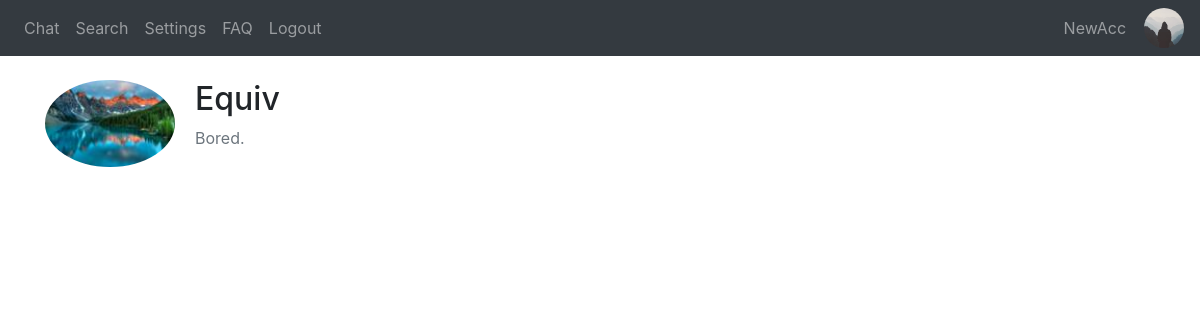
Page /profile/Equiv (signed in) on the committed database.
### website/models.py (models this page shows)
class User(db.Model, UserMixin):
    username = db.Column(db.String(150), unique=True)
    password = db.Column(db.String(150))
    answer = db.Column(db.String(150)) # security word
    question = db.Column(db.String(150)) # security question
    first_name = db.Column(db.String(150))
    status = db.Column(db.String(150))
    messages = db.relationship('Message')
    friends_list = db.relationship('Friend')
    id = db.Column(db.Integer, primary_key=True)
    name = db.Column(db.String(20))
    groups = db.relationship('Group', secondary=user_groups, backref=db.backref('members', lazy='dynamic'))
    image_file = db.Column(db.String(20), nullable=False, default='default.jpg')

### website/views.py (the view)
@views.route('/profile/<string:username>', methods=['GET', 'POST'])
@login_required
def other_profile(username):
    user = User.query.filter(User.username == username).first_or_404()
    if user:
        image_file = url_for('static', filename='profile_pics/' + user.image_file)
    if request.method == 'POST':
        user.username = request.form['username']
        try:
            db.session.commit()
            return redirect('/')
        except:
            return 'There was an issue updating your task'
    else:
        return render_template('other_profile.html', user=user, image_file=image_file)

### website/__init__.py (called while the page is built)
def create_app():
    app = Flask(__name__)
    app.config['SECRET_KEY'] = 'wadkjwlajda'
    app.config['SQLALCHEMY_DATABASE_URI'] = f'sqlite:///{DB_NAME}'
    db.init_app(app)
    from .views import views
    from .auth import auth
    from .group_views import group_views
    app.register_blueprint(views, url_prefix='/')
    app.register_blueprint(auth, url_prefix='/')
    app.register_blueprint(group_views, url_prefix='/')
    from .models import User, Message
    create_database(app)
    login_manager = LoginManager()
    login_manager.login_view = 'auth.login'
    login_manager.init_app(app)
    @login_manager.user_loader
    def load_user(id):
        return User.query.get(int(id))
    return app

### website/templates/other_profile.html
{% extends "base.html" %}
{% block content %}
<div class="content-section">
  <div class="media">
    <div align="center"><img style="width:130px" class="rounded-circle account-img" src="{{ image_file }}"></div>
    <div style="padding-left: 20px" class="media-body">
      <h2 class="account-heading">{{ user.username }}</h2>
      <p class="text-secondary">{{ user.status }}</p>
    </div>
  </div>
{% endblock %}

### website/templates/base.html (shortened to what this page needs)
<!DOCTYPE html>
<html>
  <head>
    <link
      rel="stylesheet"
      href="https://stackpath.bootstrapcdn.com/bootstrap/4.4.1/css/bootstrap.min.css"
    />
    <link
      rel="stylesheet"
      href="https://stackpath.bootstrapcdn.com/font-awesome/4.7.0/css/font-awesome.min.css"
    />
  </head>
  <body>
    <nav class="navbar navbar-expand-lg navbar-dark bg-dark">
      <div class="collapse navbar-collapse" id="navbar">
        <div class="navbar-nav">
          {% if current_user.is_authenticated %}
            <a class="nav-item nav-link" id="chat" href="/">Chat</a>
            <a class="nav-item nav-link" id="search" href="/search">Search</a>
            <a class="nav-item nav-link" id="settings" href="/settings">Settings</a>
            <a class="nav-item nav-link" id="faq" href="/faq">FAQ</a>
            <a class="nav-item nav-link" id="logout" href="/logout">Logout</a>
          {% else %}
            <a class="nav-item nav-link" id="login" href="/login">Log In</a>
            <a class="nav-item nav-link" id="signUp" href="/sign-up">Sign Up</a>
            <a class="nav-item nav-link" id="faq" href="/faq">FAQ</a>
          {% endif %}
        </div>
      </div>
      <div class="collapse navbar-collapse justify-content-end" id="navbar">
        <div class="navbar-nav">
          {% if current_user.is_authenticated %}
          <a class="nav-item nav-link" id="chat" href="/profile">{{current_user.username}}</a>
          <div style="float: right; padding-left: 10px"><a href="/profile"><img style="width:40px" class="rounded-circle account-img" src="{{ url_for('static', filename='profile_pics/' + current_user.image_file) }}"></a></div>
          {% endif %}
        </div>
      </div>
    </nav>
    <br />
    <div class="container">{% block content %} {% endblock %}</div>
  </body>
</html>

### rows in the picture
User: username "NewAcc", image_file (placeholder picture)
User: username "Equiv", status "Bored."
